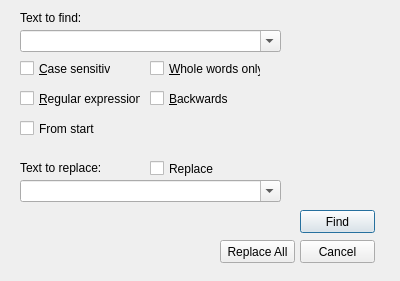
<?xml version="1.0" encoding="UTF-8"?>
<ui version="4.0">
 <class>SearchDialog</class>
 <widget class="QDialog" name="SearchDialog">
  <property name="geometry">
   <rect>
    <x>0</x>
    <y>0</y>
    <width>400</width>
    <height>281</height>
   </rect>
  </property>
  <property name="windowTitle">
   <string>Dialog</string>
  </property>
  <widget class="QPushButton" name="CancelButton">
   <property name="geometry">
    <rect>
     <x>300</x>
     <y>240</y>
     <width>75</width>
     <height>23</height>
    </rect>
   </property>
   <property name="text">
    <string>Cancel</string>
   </property>
   <property name="autoDefault">
    <bool>false</bool>
   </property>
  </widget>
  <widget class="QPushButton" name="OkButton">
   <property name="geometry">
    <rect>
     <x>300</x>
     <y>210</y>
     <width>75</width>
     <height>23</height>
    </rect>
   </property>
   <property name="text">
    <string>Find</string>
   </property>
  </widget>
  <widget class="QComboBox" name="comboBox">
   <property name="geometry">
    <rect>
     <x>20</x>
     <y>30</y>
     <width>261</width>
     <height>22</height>
    </rect>
   </property>
   <property name="editable">
    <bool>true</bool>
   </property>
  </widget>
  <widget class="QLabel" name="label">
   <property name="geometry">
    <rect>
     <x>20</x>
     <y>10</y>
     <width>71</width>
     <height>16</height>
    </rect>
   </property>
   <property name="text">
    <string>Text to find:</string>
   </property>
  </widget>
  <widget class="QCheckBox" name="cbCaseSensitive">
   <property name="geometry">
    <rect>
     <x>20</x>
     <y>60</y>
     <width>91</width>
     <height>17</height>
    </rect>
   </property>
   <property name="text">
    <string>&amp;Case sensitive</string>
   </property>
  </widget>
  <widget class="QCheckBox" name="cbWholeWords">
   <property name="geometry">
    <rect>
     <x>150</x>
     <y>60</y>
     <width>111</width>
     <height>17</height>
    </rect>
   </property>
   <property name="text">
    <string>&amp;Whole words only</string>
   </property>
  </widget>
  <widget class="QCheckBox" name="cbRegular">
   <property name="geometry">
    <rect>
     <x>20</x>
     <y>90</y>
     <width>121</width>
     <height>17</height>
    </rect>
   </property>
   <property name="text">
    <string>&amp;Regular expression</string>
   </property>
  </widget>
  <widget class="QCheckBox" name="cbBackwards">
   <property name="geometry">
    <rect>
     <x>150</x>
     <y>90</y>
     <width>111</width>
     <height>17</height>
    </rect>
   </property>
   <property name="text">
    <string>&amp;Backwards</string>
   </property>
  </widget>
  <widget class="QCheckBox" name="cbFromStart">
   <property name="geometry">
    <rect>
     <x>20</x>
     <y>120</y>
     <width>121</width>
     <height>17</height>
    </rect>
   </property>
   <property name="text">
    <string>From start</string>
   </property>
  </widget>
  <widget class="QPushButton" name="ReplaceAllButton">
   <property name="geometry">
    <rect>
     <x>220</x>
     <y>240</y>
     <width>75</width>
     <height>23</height>
    </rect>
   </property>
   <property name="text">
    <string>Replace All</string>
   </property>
  </widget>
  <widget class="QComboBox" name="comboBox_2">
   <property name="geometry">
    <rect>
     <x>20</x>
     <y>180</y>
     <width>261</width>
     <height>22</height>
    </rect>
   </property>
   <property name="editable">
    <bool>true</bool>
   </property>
  </widget>
  <widget class="QLabel" name="label_2">
   <property name="geometry">
    <rect>
     <x>20</x>
     <y>160</y>
     <width>81</width>
     <height>16</height>
    </rect>
   </property>
   <property name="text">
    <string>Text to replace:</string>
   </property>
  </widget>
  <widget class="QCheckBox" name="cbReplace">
   <property name="geometry">
    <rect>
     <x>150</x>
     <y>160</y>
     <width>121</width>
     <height>17</height>
    </rect>
   </property>
   <property name="text">
    <string>Replace</string>
   </property>
  </widget>
 </widget>
 <resources/>
 <connections/>
</ui>
